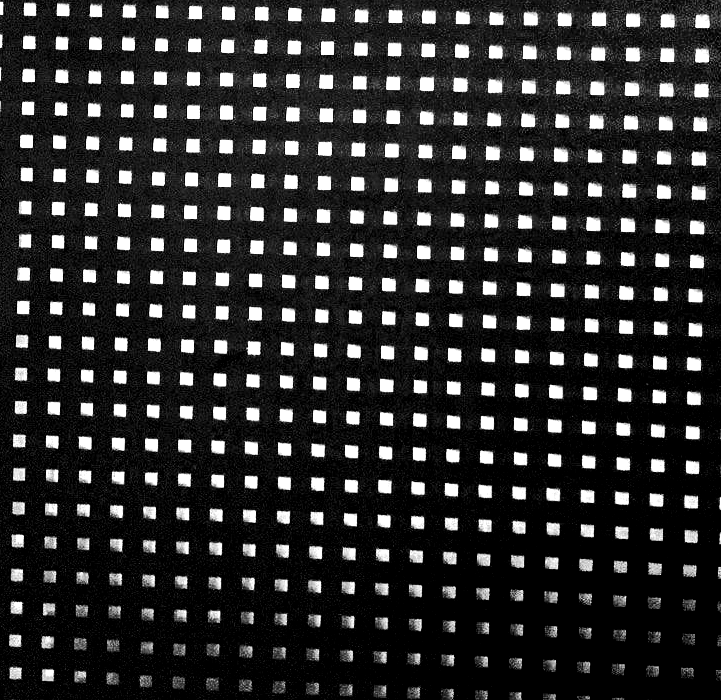
#> input picture openCVtest/mask2.png, 721 x 700 px
$ python test2.py
#> lines starting #> are read from the running program, lines starting #| are printed output that depends on the picture; after the words box and inside, x2 and y2 are one past the last pixel; in counts of white or black regions, pixels touching at a corner belong together
import cv2

img = cv2.imread("mask2.png")
#> img is the input picture: shape (700, 721, 3); min 0, max 255, mean 44.6
hsv = cv2.cvtColor(img, cv2.COLOR_BGR2HSV)
#> hsv: shape (700, 721, 3); mean H, S, V 0, 0, 44.6
h,s,v = cv2.split(hsv)
#> h: shape (700, 721); every value is 0

mask = cv2.inRange(hsv, (0,0,0), (180, 50, 130))
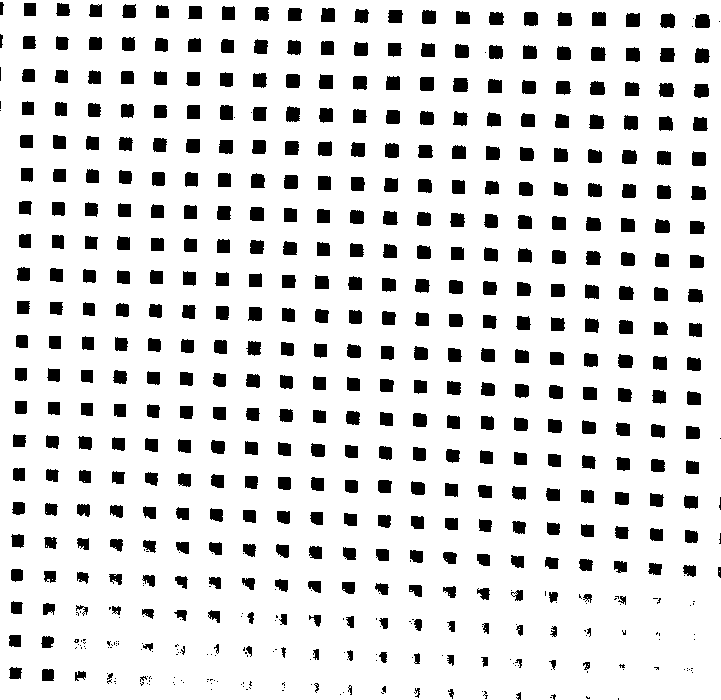
#> mask: shape (700, 721); 87.1% white; 591 black regions (169 under 20 px), largest, box (x1, y1, x2, y2) and area: (453, 78, 468, 92) 198, (385, 143, 399, 158) 194, (420, 77, 434, 91) 193
dst1 = cv2.bitwise_and(img, img, mask=mask)
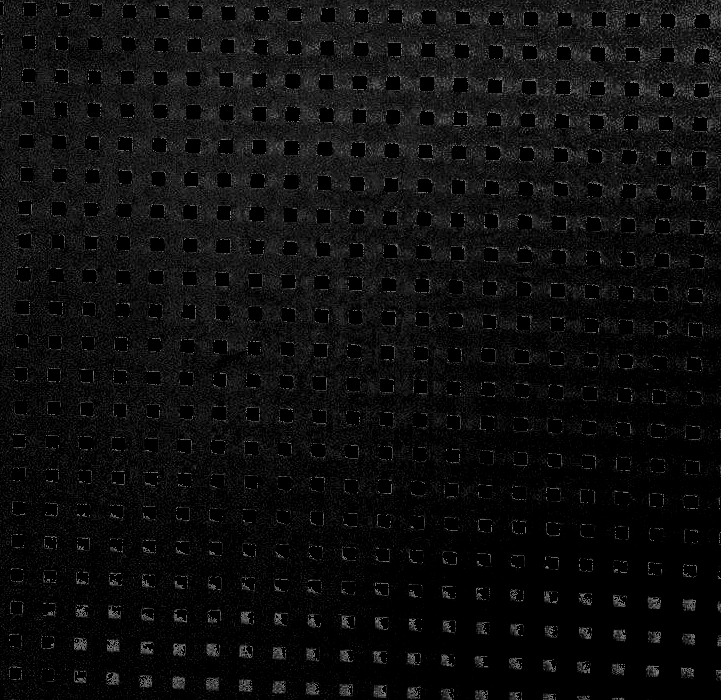
#> dst1: shape (700, 721, 3); min 0, max 130, mean 13.9

th, threshed = cv2.threshold(v, 150, 255, cv2.THRESH_BINARY_INV)
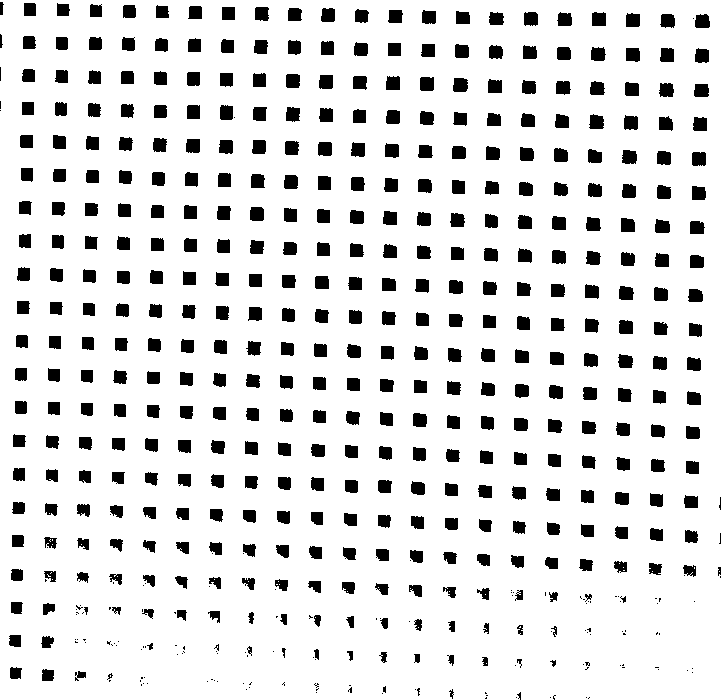
#> threshed: shape (700, 721); 87.5% white; 547 black regions (134 under 20 px), largest, box (x1, y1, x2, y2) and area: (420, 77, 434, 91) 191, (453, 78, 468, 92) 191, (286, 74, 300, 88) 189
dst2 = cv2.bitwise_and(img, img, mask=threshed)

th, threshed2 = cv2.threshold(s, 30, 255, cv2.THRESH_BINARY_INV)
#> threshed2: shape (700, 721); every value is 255
dst3 = cv2.bitwise_and(img, img, mask=threshed2)

cv2.imwrite("dst1.png", dst1)
cv2.imwrite("dst2.png", dst2)
cv2.imwrite("dst3.png", dst3)

cv2.imshow("dst1.png", dst1)
cv2.imshow("dst2.png", dst2)
cv2.imshow("dst3.png", dst3)
cv2.waitKey(0)
cv2.destroyAllWindows()
